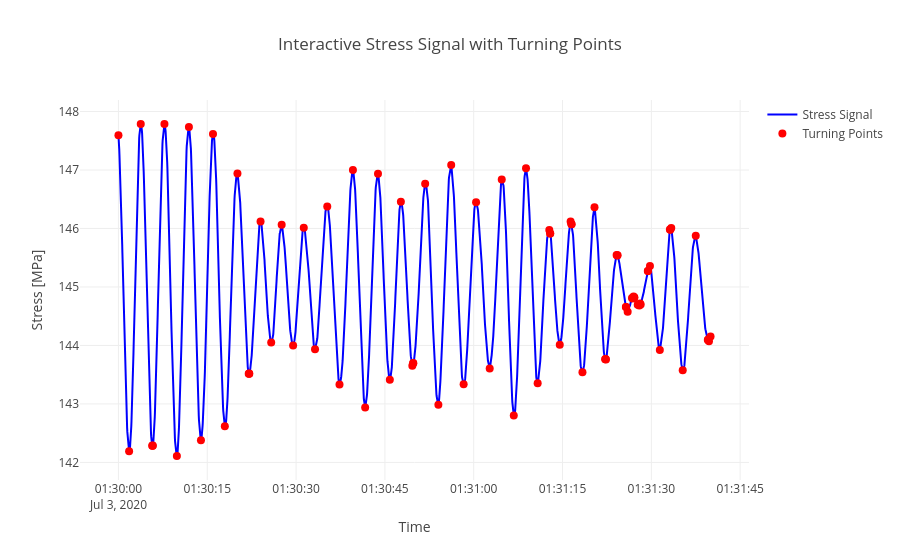

The notebook cell saved with this chart:
### Markdown cell above
#### *Rainflow Counting a Random Signal*
Rainflow counting is performed on the timeseries signal as per following algorithm. The original signal is first converted into a reversal series (the points where a signal reverses direction) and then counted as per the below given algorithm called the **three point rainflow counting method**.

### Code cell
# Find turning points
ind_tp = pf.cycle_count.rainflow.findtp(ss)

# Build Plotly figure
fig = go.Figure()

# Original signal
fig.add_trace(go.Scatter(
    x=ts, y=ss,
    mode='lines',
    name='Stress Signal',
    line=dict(color='blue')
))

# Turning points
fig.add_trace(go.Scatter(
    x=ts[ind_tp], y=ss[ind_tp],
    mode='markers+text',
    name='Turning Points',
    marker=dict(color='red', size=8, symbol="circle"),
    textposition="top center"
))

fig.update_layout(
    title="Interactive Stress Signal with Turning Points",
    xaxis_title="Time",
    yaxis_title="Stress [MPa]",
    hovermode="x unified"
)

fig.show()
